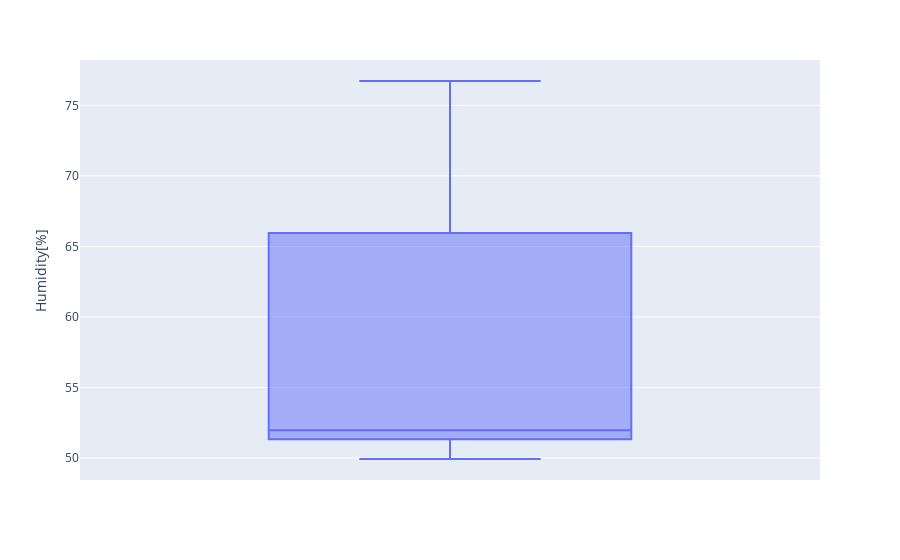
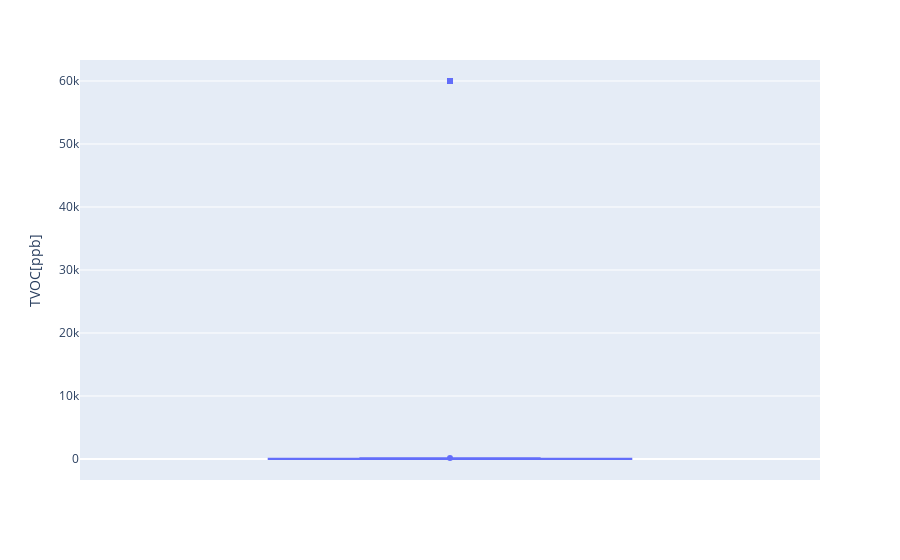
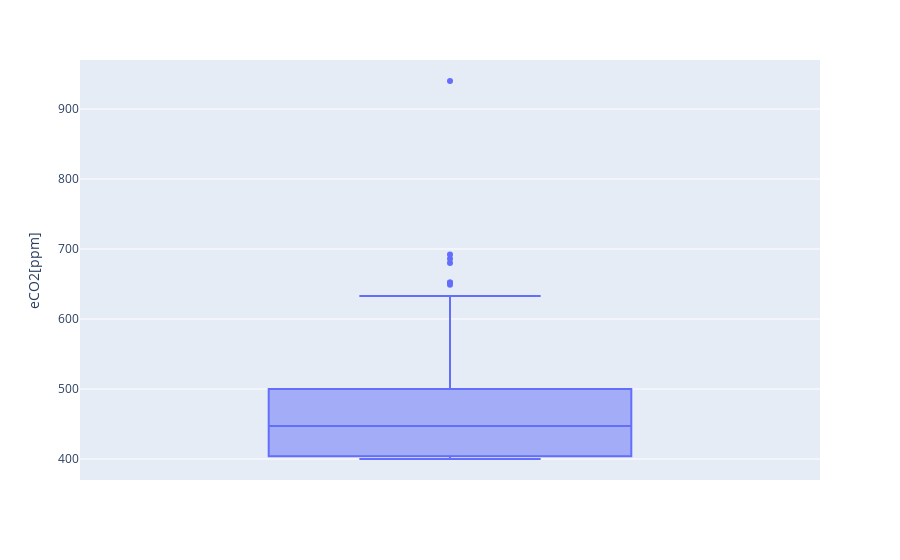
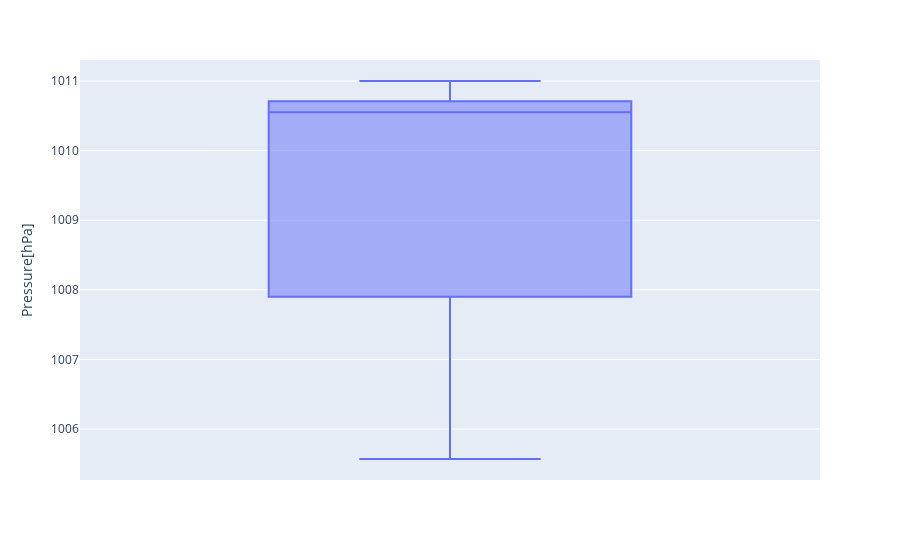

Notebook cell for these charts, in order:
### Code cell
# plot box plot to see the distribution of each column from plotly
for col in df.columns:
    fig = px.box(df, y=col)
    fig.show()

### Figure 1 — Plotly figure (JSON) as saved in the notebook; plotly's stock layout.template omitted (floating-point values rounded to 4 significant figures; data arrays with more than 128 entries replaced by an {"elided": "..."} marker saying what was removed)
{"data": [{"alignmentgroup": "True", "hovertemplate": "Humidity[%]=%{y}<extra></extra>", "legendgroup": "", "marker": {"color": "#636efa"}, "name": "", "notched": false, "offsetgroup": "", "orientation": "v", "showlegend": false, "type": "box", "x0": " ", "xaxis": "x", "y": {"elided": "458 float values"}, "y0": " ", "yaxis": "y"}], "layout": {"boxmode": "group", "legend": {"tracegroupgap": 0}, "margin": {"t": 60}, "xaxis": {"anchor": "y", "domain": [0, 1]}, "yaxis": {"anchor": "x", "domain": [0, 1], "title": {"text": "Humidity[%]"}}}}

### Figure 2 — Plotly figure (JSON) as saved in the notebook; plotly's stock layout.template omitted (floating-point values rounded to 4 significant figures; data arrays with more than 128 entries replaced by an {"elided": "..."} marker saying what was removed)
{"data": [{"alignmentgroup": "True", "hovertemplate": "TVOC[ppb]=%{y}<extra></extra>", "legendgroup": "", "marker": {"color": "#636efa"}, "name": "", "notched": false, "offsetgroup": "", "orientation": "v", "showlegend": false, "type": "box", "x0": " ", "xaxis": "x", "y": {"elided": "458 int values"}, "y0": " ", "yaxis": "y"}], "layout": {"boxmode": "group", "legend": {"tracegroupgap": 0}, "margin": {"t": 60}, "xaxis": {"anchor": "y", "domain": [0, 1]}, "yaxis": {"anchor": "x", "domain": [0, 1], "title": {"text": "TVOC[ppb]"}}}}

### Figure 3 — Plotly figure (JSON) as saved in the notebook; plotly's stock layout.template omitted (floating-point values rounded to 4 significant figures; data arrays with more than 128 entries replaced by an {"elided": "..."} marker saying what was removed)
{"data": [{"alignmentgroup": "True", "hovertemplate": "eCO2[ppm]=%{y}<extra></extra>", "legendgroup": "", "marker": {"color": "#636efa"}, "name": "", "notched": false, "offsetgroup": "", "orientation": "v", "showlegend": false, "type": "box", "x0": " ", "xaxis": "x", "y": {"elided": "458 int values"}, "y0": " ", "yaxis": "y"}], "layout": {"boxmode": "group", "legend": {"tracegroupgap": 0}, "margin": {"t": 60}, "xaxis": {"anchor": "y", "domain": [0, 1]}, "yaxis": {"anchor": "x", "domain": [0, 1], "title": {"text": "eCO2[ppm]"}}}}

### Figure 4 — Plotly figure (JSON) as saved in the notebook; plotly's stock layout.template omitted (floating-point values rounded to 4 significant figures; data arrays with more than 128 entries replaced by an {"elided": "..."} marker saying what was removed)
{"data": [{"alignmentgroup": "True", "hovertemplate": "Pressure[hPa]=%{y}<extra></extra>", "legendgroup": "", "marker": {"color": "#636efa"}, "name": "", "notched": false, "offsetgroup": "", "orientation": "v", "showlegend": false, "type": "box", "x0": " ", "xaxis": "x", "y": {"elided": "458 float values"}, "y0": " ", "yaxis": "y"}], "layout": {"boxmode": "group", "legend": {"tracegroupgap": 0}, "margin": {"t": 60}, "xaxis": {"anchor": "y", "domain": [0, 1]}, "yaxis": {"anchor": "x", "domain": [0, 1], "title": {"text": "Pressure[hPa]"}}}}
